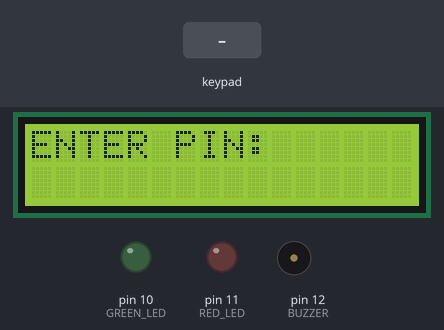
The sketch below on a simulated Arduino Uno, built with avr-gcc and run on an emulated ATmega328P. Shown: 16×2 character LCD, output pins drawn as LEDs (lit = HIGH), buzzer (waves = sounding). Inputs (shaded band) come from the test bench. What the sketch prints to the serial monitor is not drawn.

Above: at 1.2 s.
1.3 s: keypad keys 2 5 8 0 # pressed 0.4 s apart
At 4.4 s:
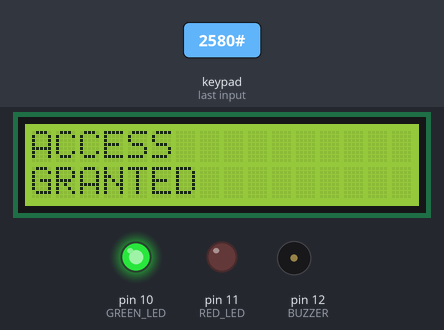
4.8 s: key '*' pressed
7.8 s: key '#' pressed
At 9.4 s:
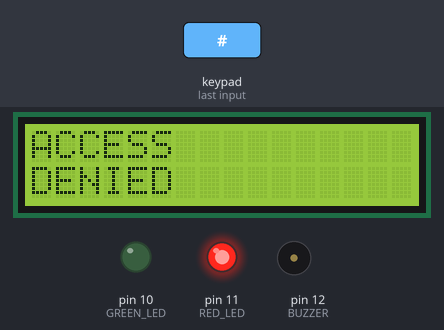
9.6 s: keypad keys 9 8 7 6 pressed 0.4 s apart
At 13.8 s:
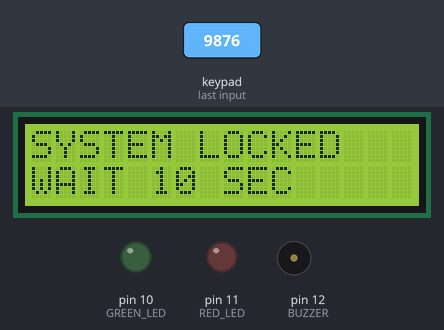
Timing chart, 0 to 15.3 s (numbered marks = the images above; inputs shaded):
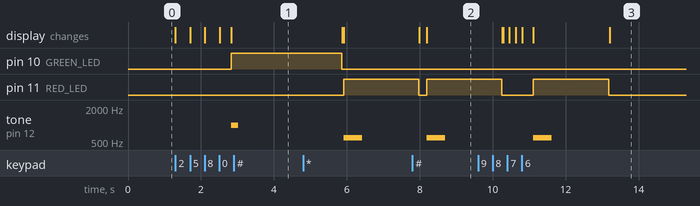

The sketch:

Keypad_+_LCD_Display.ino
```cpp
/*
  Project    : Keypad + LCD Password Protected Access System
  Question   : Q 28
  Name       : P Meet Kumar
  Roll No.   : IoT 009
  File       : Keypad_LCD_Access_System.ino

  Description:
  This project implements a password-protected access system
  using a 4x4 keypad and a 16x2 I2C LCD. Users enter a 4-digit
  PIN through the keypad. If the PIN matches the predefined
  password, access is granted and the green LED turns ON.
  Otherwise, access is denied with a red LED and buzzer alert.
  After three incorrect attempts, the system locks for 10 seconds.
*/

#include <Wire.h>
#include <LiquidCrystal_I2C.h>
#include <Keypad.h>

// LCD Configuration
LiquidCrystal_I2C lcd(0x27, 16, 2);

// LED and Buzzer Pins
#define GREEN_LED 10
#define RED_LED 11
#define BUZZER 12

// Password
String correctPIN = "2580";
String enteredPIN = "";

int wrongAttempts = 0;

// Keypad Configuration
const byte ROWS = 4;
const byte COLS = 4;

char keys[ROWS][COLS] =
{
  {'1','2','3','A'},
  {'4','5','6','B'},
  {'7','8','9','C'},
  {'*','0','#','D'}
};

byte rowPins[ROWS] = {9,8,7,6};
byte colPins[COLS] = {5,4,3,2};

Keypad keypad = Keypad(makeKeymap(keys), rowPins, colPins, ROWS, COLS);

// Display Home Screen
void showHome()
{
  lcd.clear();
  lcd.setCursor(0,0);
  lcd.print("ENTER PIN:");
  lcd.setCursor(0,1);

  enteredPIN = "";
}

// Access Granted
void accessGranted()
{
  lcd.clear();
  lcd.print("ACCESS");
  lcd.setCursor(0,1);
  lcd.print("GRANTED");

  digitalWrite(GREEN_LED,HIGH);

  tone(BUZZER,1000,200);

  Serial.println("--------------------------------");
  Serial.println("ACCESS GRANTED");
  Serial.print("Entered PIN : ");
  Serial.println(correctPIN);
  Serial.println("--------------------------------");

  delay(3000);

  digitalWrite(GREEN_LED,LOW);

  wrongAttempts = 0;

  showHome();
}

// Access Denied
void accessDenied()
{
  lcd.clear();

  lcd.print("ACCESS");

  lcd.setCursor(0,1);

  lcd.print("DENIED");

  digitalWrite(RED_LED,HIGH);

  tone(BUZZER,600,500);

  Serial.println("--------------------------------");
  Serial.println("ACCESS DENIED");
  Serial.print("Entered PIN : ");
  Serial.println(enteredPIN);
  Serial.print("Wrong Attempts : ");
  Serial.println(wrongAttempts + 1);
  Serial.println("--------------------------------");

  delay(2000);

  digitalWrite(RED_LED,LOW);

  wrongAttempts++;

  if(wrongAttempts>=3)
  {
    lcd.clear();
    lcd.print("SYSTEM LOCKED");
    lcd.setCursor(0,1);
    lcd.print("WAIT 10 SEC");

    Serial.println("SYSTEM LOCKED FOR 10 SECONDS");

    delay(10000);

    wrongAttempts=0;
  }

  showHome();
}

void setup()
{
  Serial.begin(9600);

  lcd.init();
  lcd.backlight();

  pinMode(GREEN_LED,OUTPUT);
  pinMode(RED_LED,OUTPUT);
  pinMode(BUZZER,OUTPUT);

  digitalWrite(GREEN_LED,LOW);
  digitalWrite(RED_LED,LOW);

  showHome();
}

void loop()
{
  char key = keypad.getKey();

  if(key)
  {
    if(key>='0' && key<='9')
    {
      if(enteredPIN.length()<4)
      {
        enteredPIN += key;

        lcd.print("*");

        Serial.print("Key Pressed : ");
        Serial.println(key);
      }

      if(enteredPIN.length()==4)
      {
        delay(300);

        if(enteredPIN==correctPIN)
        {
          accessGranted();
        }
        else
        {
          accessDenied();
        }
      }
    }

    // '*' clears entered PIN
    else if(key=='*')
    {
      showHome();

      Serial.println("PIN Cleared");
    }

    // '#' submits PIN early
    else if(key=='#')
    {
      if(enteredPIN==correctPIN)
      {
        accessGranted();
      }
      else
      {
        accessDenied();
      }
    }
  }
}
```

Measured:
- after the input at 1.3 s, pin 10 (GREEN_LED): LOW → HIGH after 1.5 s; tone on pin 12 (BUZZER): silent → 1000 Hz after 1.5 s, → silent 0.20 s later; the display: first changes at once (image 1 shows a later state)
- after the input at 7.8 s, tone on pin 12 (BUZZER): silent → 600 Hz after 0.40 s, → silent 0.50 s later
- after the input at 9.6 s, tone on pin 12 (BUZZER): silent → 600 Hz after 1.5 s, → silent 0.50 s later; the display: first differs from a run without the input after 0.69 s (image 3 shows a later state)
